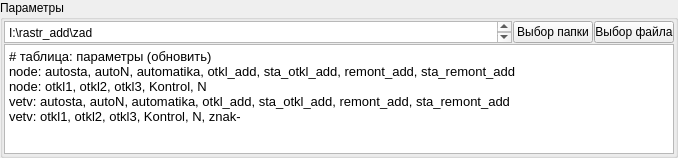
             <widget class="QGroupBox" name="gb_import_model">
              <property name="maximumSize">
               <size>
                <width>16777215</width>
                <height>180</height>
               </size>
              </property>
              <property name="title">
               <string>Параметры</string>
              </property>
              <layout class="QVBoxLayout" name="verticalLayout_8">
               <property name="spacing">
                <number>1</number>
               </property>
               <property name="leftMargin">
                <number>1</number>
               </property>
               <property name="topMargin">
                <number>1</number>
               </property>
               <property name="rightMargin">
                <number>1</number>
               </property>
               <property name="bottomMargin">
                <number>1</number>
               </property>
               <item>
                <layout class="QHBoxLayout" name="horizontalLayout">
                 <item>
                  <widget class="QPlainTextEdit" name="te_path_import_rg2">
                   <property name="enabled">
                    <bool>true</bool>
                   </property>
                   <property name="sizePolicy">
                    <sizepolicy hsizetype="Expanding" vsizetype="Expanding">
                     <horstretch>0</horstretch>
                     <verstretch>0</verstretch>
                    </sizepolicy>
                   </property>
                   <property name="minimumSize">
                    <size>
                     <width>508</width>
                     <height>22</height>
                    </size>
                   </property>
                   <property name="maximumSize">
                    <size>
                     <width>10000</width>
                     <height>22</height>
                    </size>
                   </property>
                   <property name="baseSize">
                    <size>
                     <width>0</width>
                     <height>35</height>
                    </size>
                   </property>
                   <property name="plainText">
                    <string>I:\rastr_add\zad</string>
                   </property>
                  </widget>
                 </item>
                 <item>
                  <widget class="QPushButton" name="b_choice_path_import_folder">
                   <property name="maximumSize">
                    <size>
                     <width>80</width>
                     <height>16777215</height>
                    </size>
                   </property>
                   <property name="text">
                    <string>Выбор папки</string>
                   </property>
                  </widget>
                 </item>
                 <item>
                  <widget class="QPushButton" name="b_choice_path_import_file">
                   <property name="maximumSize">
                    <size>
                     <width>80</width>
                     <height>16777215</height>
                    </size>
                   </property>
                   <property name="text">
                    <string>Выбор файла</string>
                   </property>
                  </widget>
                 </item>
                </layout>
               </item>
               <item>
                <widget class="QPlainTextEdit" name="te_import_rg2">
                 <property name="maximumSize">
                  <size>
                   <width>16777215</width>
                   <height>110</height>
                  </size>
                 </property>
                 <property name="font">
                  <font>
                   <pointsize>10</pointsize>
                   <underline>false</underline>
                   <strikeout>false</strikeout>
                   <kerning>true</kerning>
                  </font>
                 </property>
                 <property name="cursor" stdset="0">
                  <cursorShape>IBeamCursor</cursorShape>
                 </property>
                 <property name="plainText">
                  <string># таблица: параметры (обновить)
node: autosta, autoN, automatika, otkl_add, sta_otkl_add, remont_add, sta_remont_add
node: otkl1, otkl2, otkl3, Kontrol, N
vetv: autosta, autoN, automatika, otkl_add, sta_otkl_add, remont_add, sta_remont_add
vetv: otkl1, otkl2, otkl3, Kontrol, N, znak-</string>
                 </property>
                </widget>
               </item>
              </layout>
             </widget>
